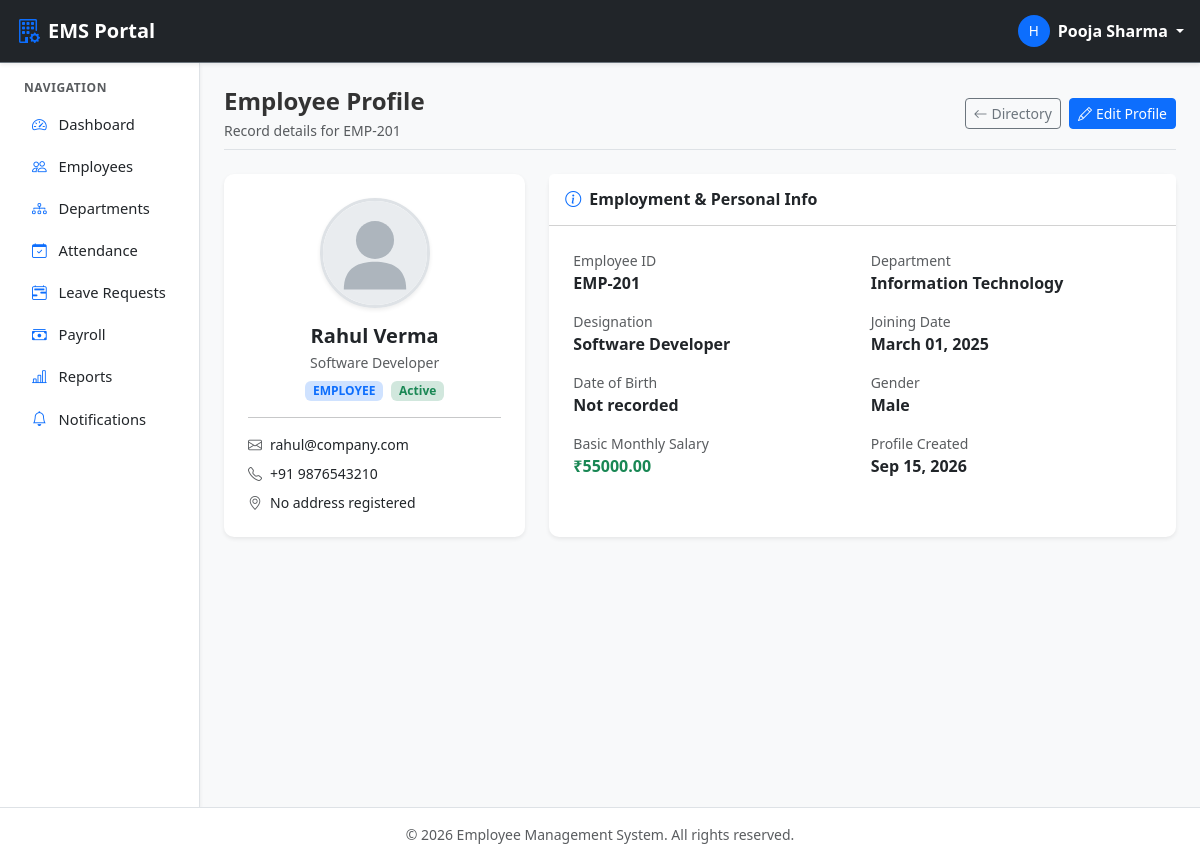
/employees/3/ (signed in), run on the app's committed database.
### employees/models.py (models this page shows, shortened)
class Employee(models.Model):
    ROLE_CHOICES = (
        ('ADMIN', 'Admin'),
        ('HR', 'HR / Manager'),
        ('EMPLOYEE', 'Employee'),
    )
    GENDER_CHOICES = (
        ('MALE', 'Male'),
        ('FEMALE', 'Female'),
        ('OTHER', 'Other'),
    )
    STATUS_CHOICES = (
        ('ACTIVE', 'Active'),
        ('INACTIVE', 'Inactive'),
    )
    user = models.OneToOneField(
        User,
        on_delete=models.CASCADE,
        related_name='employee'
    )
    employee_id = models.CharField(max_length=20, unique=True)
    phone = models.CharField(max_length=15, blank=True, null=True)
    address = models.TextField(blank=True, null=True)
    date_of_birth = models.DateField(blank=True, null=True)
    gender = models.CharField(max_length=10, choices=GENDER_CHOICES, default='MALE')
    profile_picture = models.ImageField(
        upload_to='profile_pictures/',
        blank=True,
        null=True
    )
    department = models.ForeignKey(
        Department,
        on_delete=models.SET_NULL,
        null=True,
        blank=True,
        related_name='employees'
    )
    designation = models.ForeignKey(
        Designation,
        on_delete=models.SET_NULL,
        null=True,
        blank=True,
        related_name='employees'
    )
    joining_date = models.DateField(blank=True, null=True)
    basic_salary = models.DecimalField(max_digits=10, decimal_places=2, default=0.00)
    role = models.CharField(max_length=10, choices=ROLE_CHOICES, default='EMPLOYEE')
    status = models.CharField(max_length=10, choices=STATUS_CHOICES, default='ACTIVE')
    created_at = models.DateTimeField(auto_now_add=True)
    updated_at = models.DateTimeField(auto_now=True)
    class Meta:
        ordering = ['employee_id']
    @property
    def full_name(self):
        return self.user.get_full_name() or self.user.username
    @property
    def email(self):
        return self.user.email

### departments/models.py (models this page shows, shortened)
class Designation(models.Model):
    department = models.ForeignKey(
        Department,
        on_delete=models.CASCADE,
        related_name='designations'
    )
    title = models.CharField(max_length=100)
    description = models.TextField(blank=True, null=True)
    created_at = models.DateTimeField(auto_now_add=True)
    class Meta:
        ordering = ['title']
        constraints = [
            models.UniqueConstraint(
                fields=['department', 'title'],
                name='unique_designation_per_department'
            )
        ]

class Department(models.Model):
    name = models.CharField(max_length=100, unique=True)
    description = models.TextField(blank=True, null=True)
    created_at = models.DateTimeField(auto_now_add=True)
    updated_at = models.DateTimeField(auto_now=True)
    class Meta:
        ordering = ['name']
        verbose_name = 'Department'
        verbose_name_plural = 'Departments'

### employees/views.py (the view)
# urls.py: path('employees/<int:pk>/', views.employee_detail_view, name='employee_detail'),
@employee_required
def employee_detail_view(request, pk):
    employee = get_object_or_404(Employee.objects.select_related('user', 'department', 'designation'), pk=pk)
    if not (request.user.is_superuser or request.user.employee.role in ['ADMIN', 'HR']):
        if request.user.employee.pk != employee.pk:
            messages.error(request, "You do not have permission to view other employee profiles.")
            return redirect('employee_dashboard')
    return render(request, 'employees/employee_detail.html', {'employee': employee})

### employees/templates/employees/employee_detail.html (shortened to what this page needs)
{% extends "base.html" %}
{% block content %}
<div class="container-fluid p-0">
    <div class="d-flex justify-content-between align-items-center mb-4 pb-2 border-bottom">
        <div>
            <h4 class="fw-bold mb-1">Employee Profile</h4>
            <p class="text-muted small mb-0">Record details for {{ employee.employee_id }}</p>
        </div>
        <div class="d-flex gap-2">
            <a href="{% url 'employee_list' %}" class="btn btn-outline-secondary btn-sm">
                <i class="bi bi-arrow-left me-1"></i>Directory
            </a>
            {% if user.is_superuser or user.employee.role in 'ADMIN,HR' %}
            <a href="{% url 'employee_edit' employee.pk %}" class="btn btn-primary btn-sm">
                <i class="bi bi-pencil me-1"></i>Edit Profile
            </a>
            {% endif %}
        </div>
    </div>
    <div class="row g-4">
        <div class="col-lg-4">
            <div class="card shadow-sm border-0 text-center p-4">
                <div class="card-body p-0">
                    <div class="mb-3">
                        {% if employee.profile_picture %}
                            <img src="{{ employee.profile_picture.url }}" class="avatar-preview shadow-sm" alt="{{ employee.full_name }}">
                        {% else %}
                            {% load static %}
                            <img src="{% static 'images/default-avatar.svg' %}" class="avatar-preview shadow-sm" alt="Default Avatar">
                        {% endif %}
                    </div>
                    <h5 class="fw-bold mb-1">{{ employee.full_name }}</h5>
                    <p class="text-muted small mb-2">{{ employee.designation.title|default:"Staff" }}</p>
                    <div class="d-flex justify-content-center gap-2 mb-3">
                        <span class="badge bg-primary-subtle text-primary">{{ employee.role }}</span>
                        {% if employee.status == 'ACTIVE' %}
                            <span class="badge bg-success-subtle text-success">Active</span>
                        {% else %}
                            <span class="badge bg-danger-subtle text-danger">Inactive</span>
                        {% endif %}
                    </div>
                    <hr class="my-3">
                    <div class="text-start small">
                        <div class="mb-2"><i class="bi bi-envelope text-muted me-2"></i>{{ employee.email }}</div>
                        <div class="mb-2"><i class="bi bi-telephone text-muted me-2"></i>{{ employee.phone|default:"No phone registered" }}</div>
                        <div><i class="bi bi-geo-alt text-muted me-2"></i>{{ employee.address|default:"No address registered" }}</div>
                    </div>
                </div>
            </div>
        </div>
        <div class="col-lg-8">
            <div class="card shadow-sm border-0 h-100">
                <div class="card-header bg-white py-3">
                    <h6 class="fw-bold mb-0 text-dark"><i class="bi bi-info-circle me-2 text-primary"></i>Employment & Personal Info</h6>
                </div>
                <div class="card-body p-4">
                    <div class="row g-3">
                        <div class="col-sm-6">
                            <span class="text-muted small d-block">Employee ID</span>
                            <span class="fw-bold">{{ employee.employee_id }}</span>
                        </div>
                        <div class="col-sm-6">
                            <span class="text-muted small d-block">Department</span>
                            <span class="fw-bold">{{ employee.department.name|default:"Unassigned" }}</span>
                        </div>
                        <div class="col-sm-6">
                            <span class="text-muted small d-block">Designation</span>
                            <span class="fw-bold">{{ employee.designation.title|default:"Unassigned" }}</span>
                        </div>
                        <div class="col-sm-6">
                            <span class="text-muted small d-block">Joining Date</span>
                            <span class="fw-bold">{{ employee.joining_date|date:"F d, Y"|default:"Not recorded" }}</span>
                        </div>
                        <div class="col-sm-6">
                            <span class="text-muted small d-block">Date of Birth</span>
                            <span class="fw-bold">{{ employee.date_of_birth|date:"F d, Y"|default:"Not recorded" }}</span>
                        </div>
                        <div class="col-sm-6">
                            <span class="text-muted small d-block">Gender</span>
                            <span class="fw-bold">{{ employee.get_gender_display }}</span>
                        </div>
                        {% if user.is_superuser or user.employee.role in 'ADMIN,HR' %}
                        <div class="col-sm-6">
                            <span class="text-muted small d-block">Basic Monthly Salary</span>
                            <span class="fw-bold text-success">₹{{ employee.basic_salary|floatformat:2 }}</span>
                        </div>
                        {% endif %}
                        <div class="col-sm-6">
                            <span class="text-muted small d-block">Profile Created</span>
                            <span class="fw-bold">{{ employee.created_at|date:"M d, Y" }}</span>
                        </div>
                    </div>
                </div>
            </div>
        </div>
    </div>
</div>
{% endblock %}

### templates/navbar.html (shortened to what this page needs)
<nav class="navbar navbar-expand-lg navbar-dark bg-dark sticky-top border-bottom border-secondary shadow-sm">
    <div class="container-fluid px-3">
        <a class="navbar-brand fw-bold d-flex align-items-center" href="#">
            <i class="bi bi-building-gear text-primary me-2 fs-4"></i>
            <span>EMS Portal</span>
        </a>
        {% if user.is_authenticated %}
        <div class="ms-auto d-flex align-items-center">
            <div class="dropdown">
                <a href="#" class="d-flex align-items-center text-white text-decoration-none dropdown-toggle" id="userDropdown" data-bs-toggle="dropdown" aria-expanded="false">
                    <span class="avatar-badge bg-primary text-white rounded-circle me-2 d-inline-flex justify-content-center align-items-center" style="width: 32px; height: 32px; font-size: 0.85rem;">
                        {{ user.username|first|upper }}
                    </span>
                    <span class="d-none d-sm-inline fw-semibold me-1">{{ user.get_full_name|default:user.username }}</span>
                </a>
            </div>
        </div>
        {% else %}
        <div class="ms-auto">
            <a href="{% url 'login' %}" class="btn btn-outline-light btn-sm px-3">Login</a>
        </div>
        {% endif %}
    </div>
</nav>

### static/css/style.css (style rules this page uses)
:root { --ems-primary: #0d6efd; --ems-dark: #212529; --ems-sidebar-bg: #ffffff; --ems-sidebar-width: 250px; --ems-card-radius: 10px; }
body { font-family: system-ui, -apple-system, "Segoe UI", Roboto, "Helvetica Neue", Arial, sans-serif; color: #333333; background-color: #f8f9fa; }
.card { border-radius: var(--ems-card-radius); border: 1px solid #edf2f9; transition: transform 0.15s ease-in-out, box-shadow 0.15s ease-in-out; }
.avatar-preview { width: 110px; height: 110px; object-fit: cover; border-radius: 50%; border: 3px solid #dee2e6; }

### data on the page
Employee: employee_id "EMP-201", full_name "Rahul Verma", designation "Software Developer", role "EMPLOYEE", email "rahul@company.com", phone "+91 9876543210", address "No address registered", department.name "Information Technology", joining_date "March 01, 2025", date_of_birth "Not recorded", gender "Male", basic_salary "55000.00", created_at "Sep 15, 2026"

### other printed values
{{ user.username|first|upper }} "H"
{{ user.get_full_name|default:user.username }} "Pooja Sharma"
